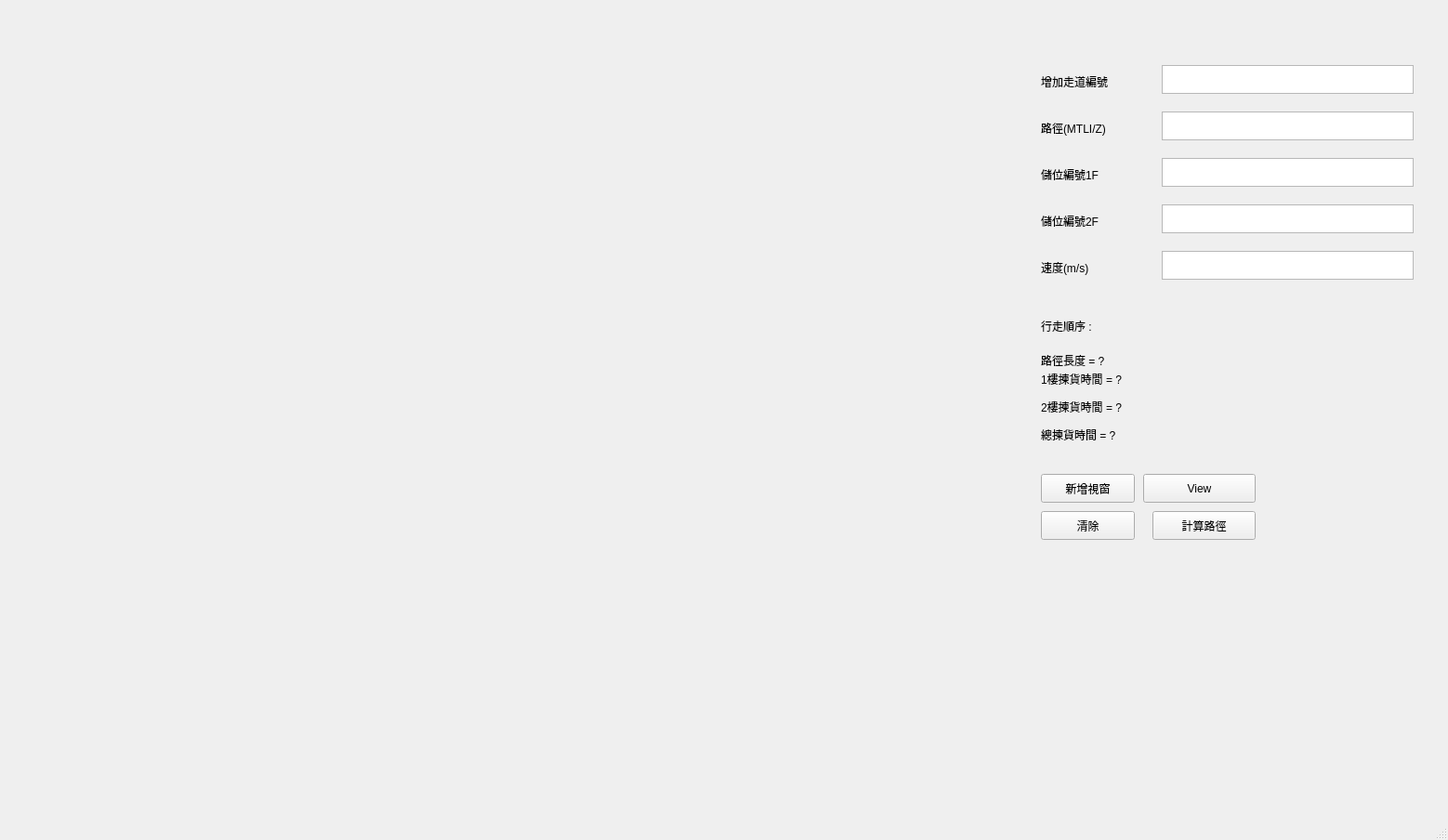
<?xml version="1.0" encoding="UTF-8"?>
<ui version="4.0">
 <class>MainWindow</class>
 <widget class="QMainWindow" name="MainWindow">
  <property name="geometry">
   <rect>
    <x>0</x>
    <y>0</y>
    <width>1558</width>
    <height>904</height>
   </rect>
  </property>
  <property name="windowTitle">
   <string>MainWindow</string>
  </property>
  <widget class="QWidget" name="centralwidget">
   <widget class="QPlainTextEdit" name="sidewalk">
    <property name="geometry">
     <rect>
      <x>1250</x>
      <y>70</y>
      <width>271</width>
      <height>31</height>
     </rect>
    </property>
   </widget>
   <widget class="QLabel" name="label">
    <property name="geometry">
     <rect>
      <x>1120</x>
      <y>80</y>
      <width>101</width>
      <height>16</height>
     </rect>
    </property>
    <property name="text">
     <string>增加走道編號</string>
    </property>
   </widget>
   <widget class="QLabel" name="label_2">
    <property name="geometry">
     <rect>
      <x>1120</x>
      <y>130</y>
      <width>111</width>
      <height>16</height>
     </rect>
    </property>
    <property name="text">
     <string>路徑(MTLI/Z)</string>
    </property>
   </widget>
   <widget class="QPlainTextEdit" name="pathtype">
    <property name="geometry">
     <rect>
      <x>1250</x>
      <y>120</y>
      <width>271</width>
      <height>31</height>
     </rect>
    </property>
   </widget>
   <widget class="QPushButton" name="newWindow">
    <property name="geometry">
     <rect>
      <x>1120</x>
      <y>510</y>
      <width>101</width>
      <height>31</height>
     </rect>
    </property>
    <property name="text">
     <string>新增視窗</string>
    </property>
   </widget>
   <widget class="QPushButton" name="computeLength">
    <property name="geometry">
     <rect>
      <x>1240</x>
      <y>550</y>
      <width>111</width>
      <height>31</height>
     </rect>
    </property>
    <property name="text">
     <string>計算路徑</string>
    </property>
   </widget>
   <widget class="QLabel" name="pathLength">
    <property name="geometry">
     <rect>
      <x>1120</x>
      <y>380</y>
      <width>221</width>
      <height>16</height>
     </rect>
    </property>
    <property name="text">
     <string>路徑長度 = ?</string>
    </property>
   </widget>
   <widget class="QLabel" name="label_7">
    <property name="geometry">
     <rect>
      <x>1120</x>
      <y>180</y>
      <width>81</width>
      <height>16</height>
     </rect>
    </property>
    <property name="text">
     <string>儲位編號1F</string>
    </property>
   </widget>
   <widget class="QPlainTextEdit" name="order">
    <property name="geometry">
     <rect>
      <x>1250</x>
      <y>170</y>
      <width>271</width>
      <height>31</height>
     </rect>
    </property>
   </widget>
   <widget class="QPushButton" name="viewBtn">
    <property name="geometry">
     <rect>
      <x>1230</x>
      <y>510</y>
      <width>121</width>
      <height>31</height>
     </rect>
    </property>
    <property name="text">
     <string>View</string>
    </property>
   </widget>
   <widget class="QPushButton" name="clear">
    <property name="geometry">
     <rect>
      <x>1120</x>
      <y>550</y>
      <width>101</width>
      <height>31</height>
     </rect>
    </property>
    <property name="text">
     <string>清除</string>
    </property>
   </widget>
   <widget class="QPlainTextEdit" name="velocity">
    <property name="geometry">
     <rect>
      <x>1250</x>
      <y>270</y>
      <width>271</width>
      <height>31</height>
     </rect>
    </property>
   </widget>
   <widget class="QLabel" name="label_3">
    <property name="geometry">
     <rect>
      <x>1120</x>
      <y>280</y>
      <width>60</width>
      <height>16</height>
     </rect>
    </property>
    <property name="text">
     <string>速度(m/s)</string>
    </property>
   </widget>
   <widget class="QLabel" name="catchTargetTime1F">
    <property name="geometry">
     <rect>
      <x>1120</x>
      <y>400</y>
      <width>221</width>
      <height>16</height>
     </rect>
    </property>
    <property name="text">
     <string>1樓揀貨時間 = ?</string>
    </property>
   </widget>
   <widget class="QLabel" name="pathSeq">
    <property name="geometry">
     <rect>
      <x>1120</x>
      <y>330</y>
      <width>411</width>
      <height>41</height>
     </rect>
    </property>
    <property name="text">
     <string>行走順序 : </string>
    </property>
   </widget>
   <widget class="QLabel" name="label_8">
    <property name="geometry">
     <rect>
      <x>1120</x>
      <y>230</y>
      <width>81</width>
      <height>16</height>
     </rect>
    </property>
    <property name="text">
     <string>儲位編號2F</string>
    </property>
   </widget>
   <widget class="QPlainTextEdit" name="order_2">
    <property name="geometry">
     <rect>
      <x>1250</x>
      <y>220</y>
      <width>271</width>
      <height>31</height>
     </rect>
    </property>
   </widget>
   <widget class="QLabel" name="catchTargetTime2F">
    <property name="geometry">
     <rect>
      <x>1120</x>
      <y>430</y>
      <width>221</width>
      <height>16</height>
     </rect>
    </property>
    <property name="text">
     <string>2樓揀貨時間 = ?</string>
    </property>
   </widget>
   <widget class="QLabel" name="totalCatchTargetTime1F">
    <property name="geometry">
     <rect>
      <x>1120</x>
      <y>460</y>
      <width>221</width>
      <height>16</height>
     </rect>
    </property>
    <property name="text">
     <string>總揀貨時間 = ?</string>
    </property>
   </widget>
  </widget>
  <widget class="QMenuBar" name="menubar">
   <property name="geometry">
    <rect>
     <x>0</x>
     <y>0</y>
     <width>1558</width>
     <height>24</height>
    </rect>
   </property>
  </widget>
  <widget class="QStatusBar" name="statusbar"/>
 </widget>
 <resources/>
 <connections/>
</ui>
